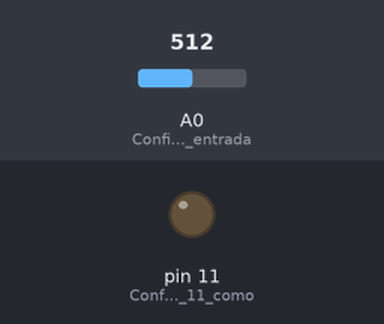
Bench run of a sketch on a simulated Arduino Uno, built with avr-gcc and run on an emulated ATmega328P. Parts: output pins drawn as LEDs (lit = HIGH). Dashed ring = blinking. The test bench sets the inputs (shaded band); at power-on: A0 (Configura_A0_como_entrada) = 512. What the sketch prints to the serial monitor is not drawn.

Above: at 1.2 s.
1.3 s: A0 (Configura_A0_como_entrada) set to 525
At 4.1 s:
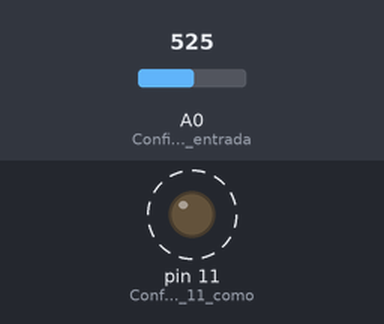
4.3 s: A0 (Configura_A0_como_entrada) set to 511
At 4.8 s:
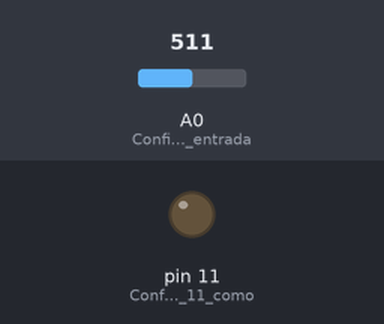
5.8 s: A0 (Configura_A0_como_entrada) set to 716
At 8.6 s:
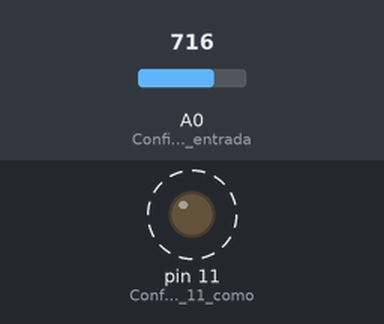
8.8 s: A0 (Configura_A0_como_entrada) set to 505
At 9.3 s:
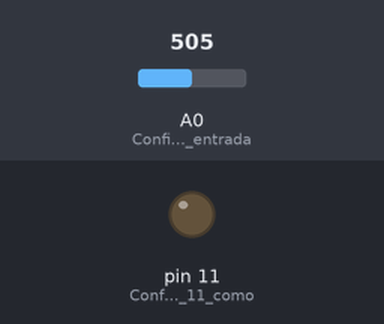
Timing chart, 0 to 11.8 s (numbered marks = the images above; inputs shaded):
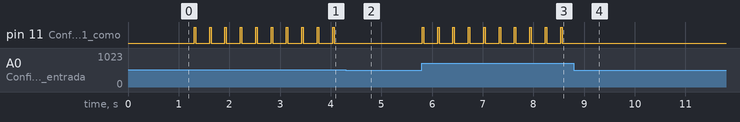

Measured:
- the behaviour switches between 514 and 515 on A0 (Configura_A0_como_entrada) (found by bisection; images 0 and 1)
- after the input at 1.3 s, pin 11 (Configura_el_pin_11_como): alternates HIGH for 0.03 s and LOW for 0.27 s, starting at once
- after the input at 4.3 s, pin 11 (Configura_el_pin_11_como): stops changing and stays LOW
- after the input at 5.8 s, pin 11 (Configura_el_pin_11_como): alternates HIGH for 0.03 s and LOW for 0.27 s, starting at once
- after the input at 8.8 s, pin 11 (Configura_el_pin_11_como): stops changing and stays LOW

The sketch:

Sistema_Pulso_Cardiaco_BPM.ino
```cpp
int pulso = 0;
int umbral = 515; // Umbral para detectar picos
int conteoLatidos = 0; // Contador de latidos
unsigned long tiempoInicio = 0; // Tiempo inicial del intervalo
unsigned long ultimoPico = 0; // Marca de tiempo del último pico
int intervaloMedicion = 10000; // Intervalo de medición en ms (10 segundos)

void setup() {
  Serial.begin(9600); // Inicia la comunicación serial a 9600 bps
  pinMode(A0, INPUT); // Configura A0 como entrada para leer el sensor
  pinMode(11, OUTPUT); // Configura el pin 11 como salida para el LED
  tiempoInicio = millis(); // Inicializa el tiempo de inicio
}

void loop() {
  pulso = analogRead(A0); // Lee el valor analógico del sensor en A0

  // Detecta un pico si la señal supera el umbral y ha pasado tiempo suficiente desde el último pico
  if (pulso >= umbral && (millis() - ultimoPico > 300)) { // 300 ms como periodo refractario (~200 BPM máx)
    conteoLatidos++; // Incrementa el conteo de latidos
    ultimoPico = millis(); // Actualiza el tiempo del último pico

    // Enciende el LED brevemente como indicador visual
    digitalWrite(11, HIGH);
    delay(30);
    digitalWrite(11, LOW);
  }

  // Cada 10 segundos, calcula los BPM
  if (millis() - tiempoInicio >= intervaloMedicion) {
    int bpm = (conteoLatidos * 60000) / intervaloMedicion; // Escala el conteo a BPM
    Serial.print("Latidos por minuto: ");
    Serial.println(bpm);

    // Reinicia el contador y el tiempo
    conteoLatidos = 0;
    tiempoInicio = millis();
  }

  delay(10); // Breve pausa para estabilizar
}
```
